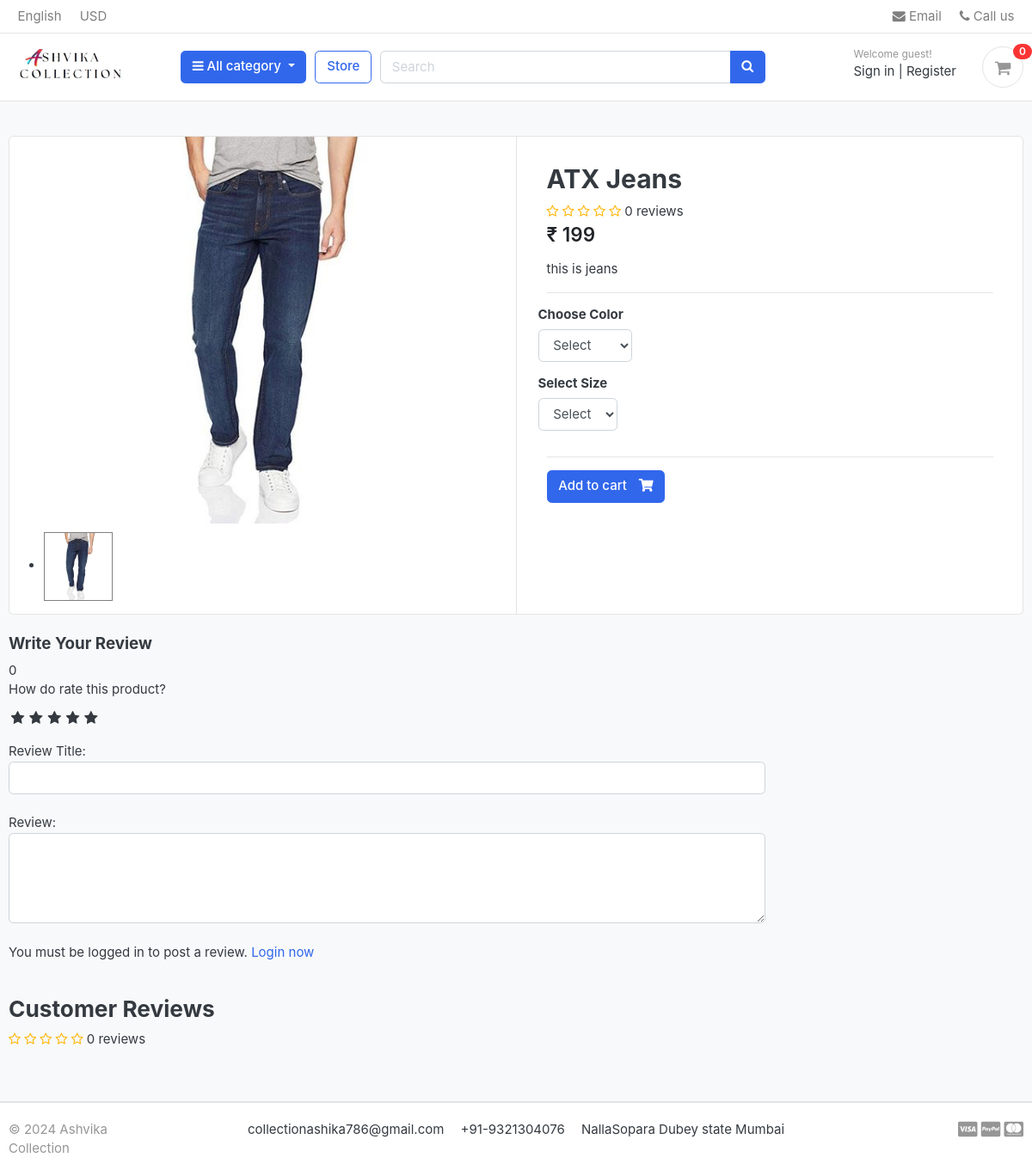
Before: /store/category/jeans/atx-jeans/ with the older database file.
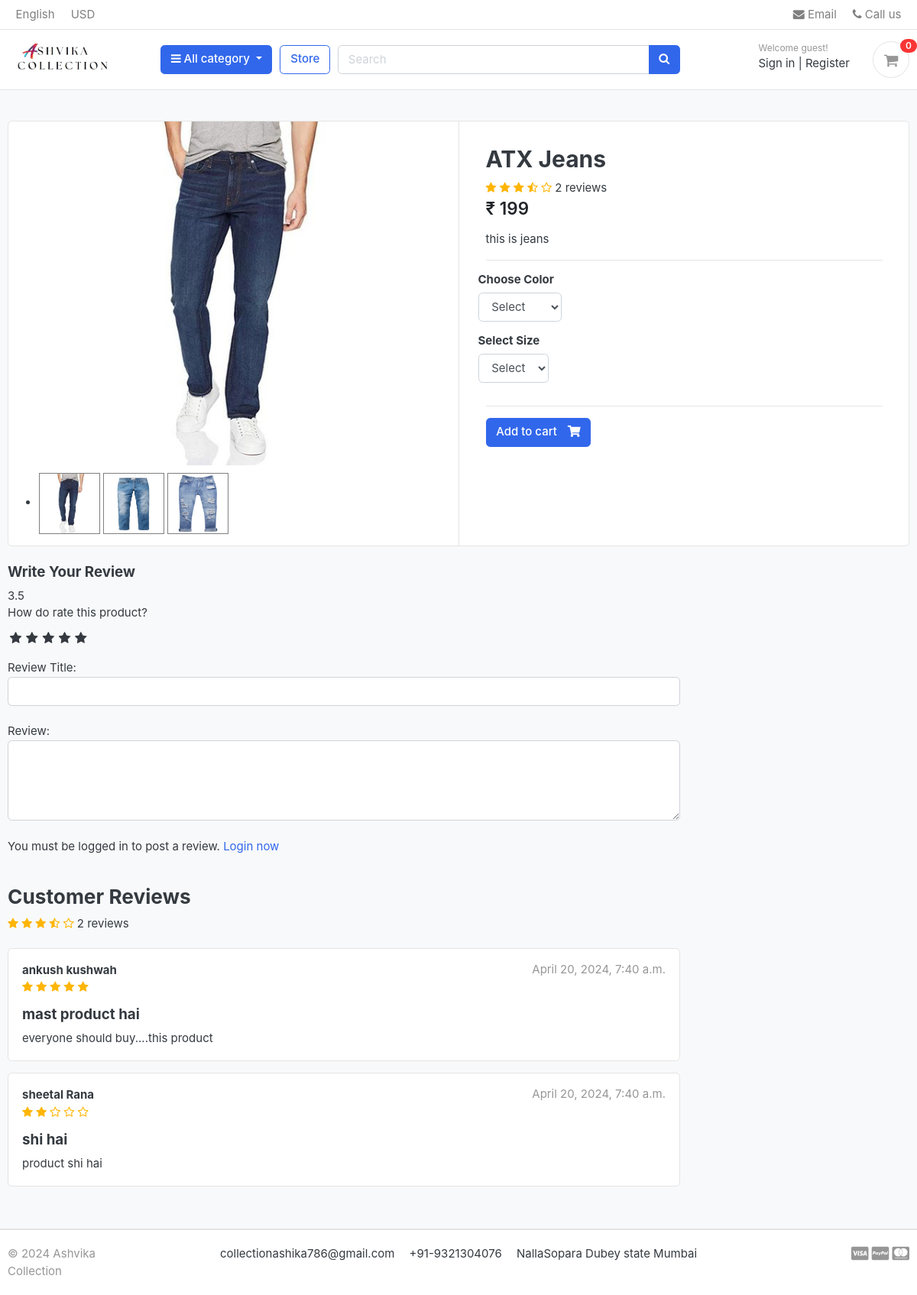
After: the same page with the newer database file.
### store/models.py (models this page shows, shortened)
class Product(models.Model):
    product_name  = models.CharField(max_length=200, unique=True)
    slug          = models.SlugField(max_length=20, unique=True)
    description   = models.TextField(max_length=500, blank=True)
    price         = models.IntegerField()
    images        = models.ImageField(upload_to='photos/products')
    stock         = models.IntegerField()
    is_available  = models.BooleanField(default=True)
    category      = models.ForeignKey(category, on_delete=models.CASCADE)
    created_date  = models.DateTimeField(auto_now_add=True)
    modified_date = models.DateTimeField(auto_now=True)
    def averageReview(self):
        reviews = ReviewsRating.objects.filter(product=self, status=True).aggregate(average=Avg('rating'))
        avg = 0
        if reviews['average'] is not None:
            avg = float(reviews['average'])
        return avg
    def countReview(self):
        reviews = ReviewsRating.objects.filter(product=self, status=True).aggregate(count=Count('id'))
        count = 0
        if reviews['count'] is not None:
            count = int(reviews['count'])
        return count

class ProductGallery(models.Model):
    product = models.ForeignKey(Product, default=None , on_delete=models.CASCADE)
    image = models.ImageField(upload_to='store/products', max_length=255)
    class Meta:
        verbose_name = 'productgallery'
        verbose_name_plural = 'product gallery'

class ReviewsRating(models.Model):
    product = models.ForeignKey(Product , on_delete=models.CASCADE)
    user = models.ForeignKey(Account, on_delete=models.CASCADE)
    subject = models.CharField( max_length=100 , blank=True)
    review = models.TextField( max_length=500 , blank=True)
    rating = models.FloatField()
    ip = models.CharField(max_length=20, blank=True)
    status = models.BooleanField(default=True)
    created_at = models.DateTimeField(auto_now_add=True)
    updated_at = models.DateTimeField(auto_now=True)

### accounts/models.py (models this page shows, shortened)
class Account(AbstractBaseUser):
    first_name      = models.CharField(max_length=50)
    last_name       = models.CharField(max_length=50)
    username        = models.CharField(max_length=100, unique=True)
    email           = models.EmailField(max_length=100, unique=True)
    phone_number    = models.CharField(max_length=50)
    date_joined     = models.DateTimeField(auto_now_add=True)
    last_login      = models.DateTimeField(auto_now_add = True)
    is_admin        = models.BooleanField(default=False)
    is_staff        = models.BooleanField(default=False)
    is_active       = models.BooleanField(default=False)
    is_superadmin   = models.BooleanField(default=False)
    USERNAME_FIELD ='email'
    REQUIRED_FIELDS = ['username', 'first_name', 'last_name']
    objects = MyAccountManager()
    def full_name(self):
        return f'{self.first_name} {self.last_name}'

### store/views.py (the view)
# urls.py: path('category/<slug:category_slug>/<slug:product_slug>/', views.product_detail , name='product_detail'),
def product_detail(request, category_slug, product_slug):
    try:
        single_product  = Product.objects.get(category__slug=category_slug , slug=product_slug)
        in_cart = Cartitem.objects.filter(cart__cart_id=_cart_id(request), product=single_product).exists()
    except Exception as e:
        raise e
    if request.user.is_authenticated:
        try:
            orderproduct = OrderProduct.objects.filter(user=request.user , product_id=single_product.id).exists()
        except OrderProduct.DoesNotExist:
            orderproduct = None
    else:
        orderproduct = None
    reviews = ReviewsRating.objects.filter(product_id=single_product.id, status=True)
    product_gallery = ProductGallery.objects.filter(product_id=single_product.id )
    context = {
        'single_product': single_product,
        'in_cart' : in_cart,
        'orderproduct' : orderproduct,
        'reviews' : reviews,
        'product_gallery' : product_gallery,
    }
    return render(request , 'store/product_detail.html' , context)

### templates/store/product_detail.html (shortened to what this page needs)
{% extends "base.html" %}
{% load static %}
{% block content %}
<section class="section-content padding-y bg">
<div class="container">
<div class="card">
  <div class="row no-gutters">
    <aside class="col-md-6">
<article class="gallery-wrap">
  <div class="img-big-wrap mainImage">
     <center><img src="{{ single_product.images.url}}"></a></center>
  </div>
</article>
<ul class="thumb">
  <li>
    <a href="{{single_product.images.url}}" target="mainImage"><img src="{{single_product.images.url}}" alt="Product Image"></a>
    {% for i in product_gallery %}
    <a href="{{i.image.url}}" target="mainImage"><img src="{{i.image.url}}" alt="Product Image"></a>
    {% endfor %}
  </li>
</ul>
    </aside>
    <main class="col-md-6 border-left">
      <form action="{% url 'add_cart' single_product.id %}" method="POST">
        <article class="content-body">
        <h2 class="title">{{ single_product.product_name }}</h2>
        <div class="rating-star">
          <span>
            <i class="fa fa-star{% if single_product.averageReview < 0.5 %}-o{% elif single_product.averageReview >= 0.5 and single_product.averageReview < 1 %}-half-o {% endif %}" aria-hidden="true"></i>
            <i class="fa fa-star{% if single_product.averageReview < 1.5 %}-o{% elif single_product.averageReview >= 1.5 and single_product.averageReview < 2 %}-half-o {% endif %}" aria-hidden="true"></i>
            <i class="fa fa-star{% if single_product.averageReview < 2.5 %}-o{% elif single_product.averageReview >= 2.5 and single_product.averageReview < 3 %}-half-o {% endif %}" aria-hidden="true"></i>
            <i class="fa fa-star{% if single_product.averageReview < 3.5 %}-o{% elif single_product.averageReview >= 3.5 and single_product.averageReview < 4 %}-half-o {% endif %}" aria-hidden="true"></i>
            <i class="fa fa-star{% if single_product.averageReview < 4.5 %}-o{% elif single_product.averageReview >= 4.5 and single_product.averageReview < 5 %}-half-o {% endif %}" aria-hidden="true"></i>
    <span>{{ single_product.countReview }} reviews </span>
          </span>
        </div>
        <div class="mb-3">
          <var class="price h4">&#8377; {{ single_product.price}}</var>
        </div>
        <p>{{ single_product.description }}</p>
        <hr>
            <div class="row">
                <div class="item-option-select">
                  <h6>Choose Color</h6>
                    <select name="color" class="form-control" required>
                      <option value="" disabled selected> Select</option>
                    </select>
                </div>
            </div>
            <div class="row">
                <div class="item-option-select">
                    <h6>Select Size</h6>
                      <select name="size" class="form-control">
                       <option value="" disabled selected > Select </option>
                    </select>
                </div>
             </div>
        <hr>
        {% if single_product.stock <= 0 %}
          <h5 class="text-danger" > Out of Stock</h5>
          {% else %}
            <button type="submit" class="btn  btn-primary"> <span class="text">Add to cart</span> <i class="fas fa-shopping-cart"></i>  </button>
        {% endif %}
        </article>
      </form>
    </main>
</div>
</div>
<br>
<div class="row">
			<div class="col-md-9">
  <form action="{% url 'submit_review' single_product.id  %}" method="POST">
    <h5> Write Your Review </h5>
    {{single_product.averageReview}}
    <div>
      <label> How do rate this product?</label>
      <br>
      <div class="rate">
        <input type="radio" name="rating" id="rating10" value="5" required /><label for="rating10" title="5"></label>
        <input type="radio" name="rating" id="rating8" value="4" required /><label for="rating8" title="4"></label>
        <input type="radio" name="rating" id="rating6" value="3" required /><label for="rating6" title="3"></label>
        <input type="radio" name="rating" id="rating4" value="2" required /><label for="rating4" title="2"></label>
        <input type="radio" name="rating" id="rating2" value="1" required /><label for="rating2" title="1"></label>
      </div>
    <br>
      Review Title:
       <input type="text" class="form-control" name="subject">
       <br>
       Review:
       <textarea name="review" rows="4" class="form-control"></textarea>
       <br>
       {% if user.is_authenticated %}
          {% if orderproduct %}
             <input type="submit" value="Submit Review" class="btn btn-primary">
          {% else %}
            <p>You must purchase this product to post a review</p>
          {% endif %}
       {% else %}
       <p>You must be logged in to post a review. <span><a href="{% url 'login' %}">Login now </a></span></p>
       {% endif %}
    </div>
  </form>
<br>
<header class="section-heading">
  <h3>Customer Reviews </h3>
  <div class="rating-star">
    <span>
      <i class="fa fa-star{% if single_product.averageReview < 0.5 %}-o{% elif single_product.averageReview >= 0.5 and single_product.averageReview < 1 %}-half-o {% endif %}" aria-hidden="true"></i>
      <i class="fa fa-star{% if single_product.averageReview < 1.5 %}-o{% elif single_product.averageReview >= 1.5 and single_product.averageReview < 2 %}-half-o {% endif %}" aria-hidden="true"></i>
      <i class="fa fa-star{% if single_product.averageReview < 2.5 %}-o{% elif single_product.averageReview >= 2.5 and single_product.averageReview < 3 %}-half-o {% endif %}" aria-hidden="true"></i>
      <i class="fa fa-star{% if single_product.averageReview < 3.5 %}-o{% elif single_product.averageReview >= 3.5 and single_product.averageReview < 4 %}-half-o {% endif %}" aria-hidden="true"></i>
      <i class="fa fa-star{% if single_product.averageReview < 4.5 %}-o{% elif single_product.averageReview >= 4.5 and single_product.averageReview < 5 %}-half-o {% endif %}" aria-hidden="true"></i>
  <span>{{ single_product.countReview }} reviews </span>
    </span>
  </div>
</header>
  {% for review in reviews %}
	<article class="box mb-3">
		<div class="icontext w-100">
			<div class="text">
				<span class="date text-muted float-md-right">{{review.updated_at}}</span>
				<h6 class="mb-1">{{ review.user.full_name}}</h6>
				<div class="rating-star">
          <span>
            <i class="fa fa-star{% if review.rating == 0.5 %}-half-o{% elif review.rating < 1 %}-o {% endif %}" aria-hidden="true"></i>
            <i class="fa fa-star{% if review.rating == 1.5 %}-half-o{% elif review.rating < 2 %}-o {% endif %}" aria-hidden="true"></i>
            <i class="fa fa-star{% if review.rating == 2.5 %}-half-o{% elif review.rating < 3 %}-o {% endif %}" aria-hidden="true"></i>
            <i class="fa fa-star{% if review.rating == 3.5 %}-half-o{% elif review.rating < 4 %}-o {% endif %}" aria-hidden="true"></i>
            <i class="fa fa-star{% if review.rating == 4.5 %}-half-o{% elif review.rating < 5 %}-o {% endif %}" aria-hidden="true"></i>
          </span>
        </div>
			</div>
		</div>
		<div class="mt-3">
      <h5>{{ review.subject}}</h5>
			<p>
				{{review.review}}
			</p>
		</div>
	</article>
  {% endfor %}
	</div>
</div>
</div>
</section>
{% endblock  %}

### templates/base.html (shortened to what this page needs)
{%  load static %}
<!DOCTYPE HTML>
<html lang="en">
<head>
<link href="{% static 'css/bootstrap.css' %}" rel="stylesheet" type="text/css"/>
<link href="{% static 'fonts/fontawesome/css/all.min.css' %}" type="text/css" rel="stylesheet">
<link href="{% static 'css/ui.css' %}" rel="stylesheet" type="text/css"/>
<link href="{% static 'css/responsive.css' %}" rel="stylesheet" media="only screen and (max-width: 1200px)" />
<link href="{% static 'css/custom.css' %}" rel="stylesheet" type="text/css"/>
<link rel="stylesheet" href="https://cdnjs.cloudflare.com/ajax/libs/font-awesome/4.7.0/css/font-awesome.min.css">
</head>
<body>
 {% include "includes/navbar.html" %}
    {% block content %}{% endblock  %}
 {% include "includes/footer.html" %}

### templates/includes/navbar.html (shortened to what this page needs)
{% load static %}
<header class="section-header">
    <nav class="navbar p-md-0 navbar-expand-sm navbar-light border-bottom">
    <div class="container">
      <div class="collapse navbar-collapse" id="navbarTop4">
        <ul class="navbar-nav mr-auto">
            <li class="nav-item dropdown">
                 <a href="#" class="nav-link">   English </a>
            </li>
            <li class="nav-item dropdown">
                <a href="#" class="nav-link"> USD </a>
            </li>
        </ul>
        <ul class="navbar-nav">
            <li><a href="#" class="nav-link"> <i class="fa fa-envelope"></i> Email </a></li>
            <li><a href="#" class="nav-link"> <i class="fa fa-phone"></i> Call us </a></li>
        </ul>
      </div>
    </div>
    </nav>
    <section class="header-main border-bottom">
        <div class="container">
    <div class="row align-items-center">
        <div class="col-lg-2 col-md-3 col-6">
            <a href="{% url 'home' %}" class="brand-wrap">
                <img class="logo" src="{% static './images/logo.png' %}">
            </a>
        </div>
        <div class="col-lg col-sm col-md col-6 flex-grow-0">
            <div class="category-wrap dropdown d-inline-block float-right">
                <button type="button" class="btn btn-primary dropdown-toggle" data-toggle="dropdown">
                    <i class="fa fa-bars"></i> All category
                </button>
            </div>
        </div>
        <a href="{% url 'store' %}" class="btn btn-outline-primary">Store</a>
        <div class="col-lg  col-md-6 col-sm-12 col">
            <form action="{% url 'search' %}" class="search" method='GET'>
                <div class="input-group w-100">
                    <input type="text" class="form-control" style="width:60%;" placeholder="Search" name="keyword">
                    <div class="input-group-append">
                      <button class="btn btn-primary" type="submit">
                        <i class="fa fa-search"></i>
                      </button>
                    </div>
                </div>
            </form>
        </div>
        <div class="col-lg-3 col-sm-6 col-8 order-2 order-lg-3">
                    <div class="d-flex justify-content-end mb-3 mb-lg-0">
                        {% if user.id is None %}
                         <div class="widget-header">
                            <small class="title text-muted">Welcome guest!</small>
                            <div>
                                <a href="{% url 'login' %}">Sign in</a> <span class="dark-transp"> | </span>
                                <a href="{% url 'register' %}"> Register</a>
                            </div>
                         </div>
                        {% endif %}
                        <a href="{% url 'cart' %}" class="widget-header pl-3 ml-3">
                            <div class="icon icon-sm rounded-circle border"><i class="fa fa-shopping-cart"></i></div>
                            <span class="badge badge-pill badge-danger notify">{{ cart_count}}</span>
                        </a>
                    </div>
                </div>
    </div>
        </div>
    </section>
    </header>

### templates/includes/footer.html (shortened to what this page needs)
<footer class="section-footer border-top">
	<div class="container">
		<section class="footer-bottom border-top row">
			<div class="col-md-2">
				<p class="text-muted"> &copy 2024 Ashvika Collection </p>
			</div>
			<div class="col-md-8 text-md-center">
				<span  class="px-2">collectionashika786@gmail.com</span>
				<span  class="px-2">+91-9321304076</span>
				<span  class="px-2">NallaSopara Dubey state Mumbai</span>
			</div>
			<div class="col-md-2 text-md-right text-muted">
				<i class="fab fa-lg fa-cc-visa"></i>
				<i class="fab fa-lg fa-cc-paypal"></i>
				<i class="fab fa-lg fa-cc-mastercard"></i>
			</div>
		</section>
	</div>
</footer>
</body>
</html>

Changed rows visible on the page:
changed Product "ATX Jeans": countReview "0" → "2"; averageReview "0" → "3.5"
added ProductGallery: image (picture)
added ProductGallery: image (picture)
added ReviewsRating: updated_at "April 20, 2024, 7:40 a.m.", user.full_name "ankush kushwah", rating 5 (drawn), subject "mast product hai", review "everyone should buy....this product"
added ReviewsRating: updated_at "April 20, 2024, 7:40 a.m.", user.full_name "sheetal Rana", rating 2 (drawn), subject "shi hai", review "product shi hai"
